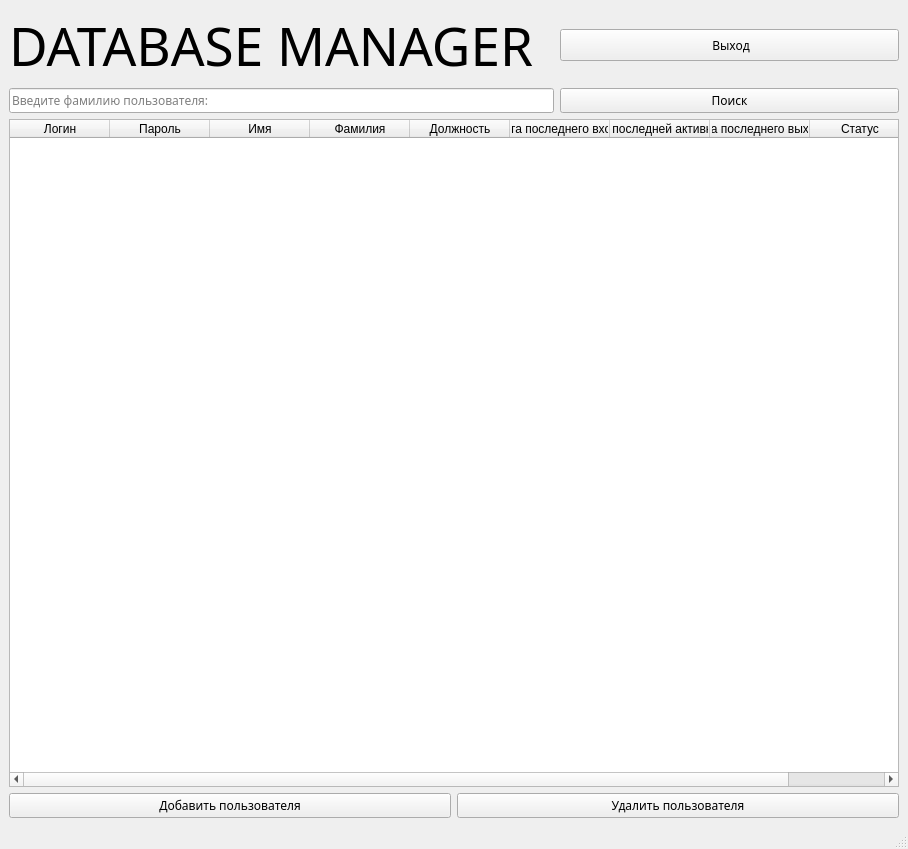
<?xml version="1.0" encoding="UTF-8"?>
<ui version="4.0">
 <class>MainWindow</class>
 <widget class="QMainWindow" name="MainWindow">
  <property name="geometry">
   <rect>
    <x>0</x>
    <y>0</y>
    <width>908</width>
    <height>849</height>
   </rect>
  </property>
  <property name="baseSize">
   <size>
    <width>0</width>
    <height>0</height>
   </size>
  </property>
  <property name="windowTitle">
   <string>MainWindow</string>
  </property>
  <widget class="QWidget" name="centralwidget">
   <layout class="QGridLayout" name="gridLayout_2">
    <item row="0" column="0" rowspan="2" colspan="2">
     <layout class="QGridLayout" name="gridLayout">
      <item row="5" column="0" colspan="2">
       <widget class="QTableWidget" name="userTable">
        <column>
         <property name="text">
          <string>Логин</string>
         </property>
        </column>
        <column>
         <property name="text">
          <string>Пароль</string>
         </property>
        </column>
        <column>
         <property name="text">
          <string>Имя</string>
         </property>
        </column>
        <column>
         <property name="text">
          <string>Фамилия</string>
         </property>
        </column>
        <column>
         <property name="text">
          <string>Должность</string>
         </property>
        </column>
        <column>
         <property name="text">
          <string>Дата последнего входа</string>
         </property>
        </column>
        <column>
         <property name="text">
          <string>Дата последней активности</string>
         </property>
        </column>
        <column>
         <property name="text">
          <string>Дата последнего выхода</string>
         </property>
        </column>
        <column>
         <property name="text">
          <string>Статус</string>
         </property>
        </column>
       </widget>
      </item>
      <item row="1" column="1">
       <widget class="QPushButton" name="exitButton">
        <property name="minimumSize">
         <size>
          <width>339</width>
          <height>32</height>
         </size>
        </property>
        <property name="font">
         <font>
          <family>Lao MN</family>
         </font>
        </property>
        <property name="text">
         <string> Выход</string>
        </property>
       </widget>
      </item>
      <item row="6" column="0" colspan="2">
       <layout class="QHBoxLayout" name="horizontalLayout">
        <item>
         <widget class="QPushButton" name="addUser">
          <property name="font">
           <font>
            <family>Lao MN</family>
           </font>
          </property>
          <property name="text">
           <string>Добавить пользователя</string>
          </property>
         </widget>
        </item>
        <item>
         <widget class="QPushButton" name="delUser">
          <property name="font">
           <font>
            <family>Lao MN</family>
           </font>
          </property>
          <property name="text">
           <string>Удалить пользователя</string>
          </property>
         </widget>
        </item>
       </layout>
      </item>
      <item row="1" column="0">
       <widget class="QLabel" name="label">
        <property name="font">
         <font>
          <family>Lao MN</family>
          <pointsize>40</pointsize>
         </font>
        </property>
        <property name="text">
         <string>DATABASE MANAGER</string>
        </property>
       </widget>
      </item>
      <item row="4" column="0">
       <widget class="QLineEdit" name="searchLine">
        <property name="font">
         <font>
          <family>Lao MN</family>
         </font>
        </property>
        <property name="placeholderText">
         <string>Введите фамилию пользователя:</string>
        </property>
       </widget>
      </item>
      <item row="4" column="1">
       <widget class="QPushButton" name="searchButton">
        <property name="font">
         <font>
          <family>Lao MN</family>
         </font>
        </property>
        <property name="text">
         <string>Поиск</string>
        </property>
       </widget>
      </item>
     </layout>
    </item>
   </layout>
  </widget>
  <widget class="QMenuBar" name="menubar">
   <property name="geometry">
    <rect>
     <x>0</x>
     <y>0</y>
     <width>908</width>
     <height>24</height>
    </rect>
   </property>
  </widget>
  <widget class="QStatusBar" name="statusbar"/>
 </widget>
 <resources/>
 <connections/>
</ui>
